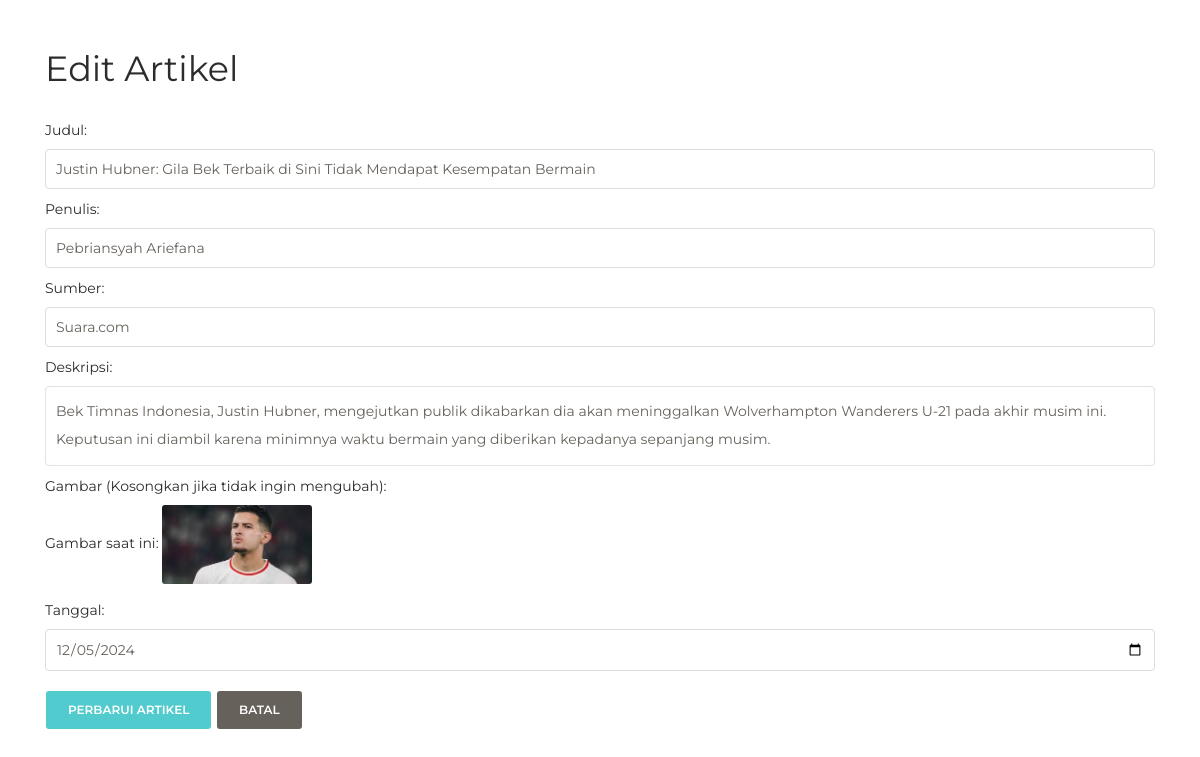
/edit.php?Id_Artikel=4, run on the app's committed database.
### tables this page shows
CREATE TABLE `berita` (
  `Id_Artikel` int UNSIGNED NOT NULL,
  `gambar` varchar(50) DEFAULT NULL,
  `deskripsi` text,
  `judul` varchar(250) DEFAULT NULL,
  `sumber` varchar(50) DEFAULT NULL,
  `penulis` varchar(50) DEFAULT NULL,
  `tanggal` date DEFAULT NULL
);

### edit.php (the view, shortened to what this page needs)
<?php
include "koneksi.php";
if (isset($_GET['Id_Artikel'])) {
    $id = $_GET['Id_Artikel'];
    $query = $conn->prepare("SELECT * FROM berita WHERE Id_Artikel = ?");
    $query->bind_param("i", $id);
    $query->execute();
    $result = $query->get_result();
    if ($result->num_rows == 1) {
        $row = $result->fetch_assoc();
        $judul = $row['judul'];
        $penulis = $row['penulis'];
        $sumber = $row['sumber'];
        $deskripsi = $row['deskripsi'];
        $gambar = $row['gambar'];
        $tanggal = $row['tanggal'];
    } else {
        echo "Artikel tidak ditemukan.";
        exit;
    }
} else {
    echo "ID artikel tidak tersedia.";
    exit;
}
?>
<!DOCTYPE html>
<html lang="en">
<head>
  <link href="https://maxcdn.bootstrapcdn.com/font-awesome/latest/css/font-awesome.min.css" rel="stylesheet">
  <link href="assets/css/bootstrap.min.css" rel="stylesheet" />
  <link href="assets/css/paper-dashboard.css?v=2.0.1" rel="stylesheet" />
  <link href="assets/demo/demo.css" rel="stylesheet" />
</head>
<body>
    <div class="container mt-5">
        <h2>Edit Artikel</h2>
        <form action="edit.php?Id_Artikel=<?php echo htmlspecialchars($id); ?>" method="POST" enctype="multipart/form-data">
            <div class="form-group">
                <label for="judul">Judul:</label>
                <input type="text" name="judul" id="judul" value="<?php echo htmlspecialchars($judul); ?>" class="form-control" required>
            </div>
            <div class="form-group">
                <label for="penulis">Penulis:</label>
                <input type="text" name="penulis" id="penulis" value="<?php echo htmlspecialchars($penulis); ?>" class="form-control" required>
            </div>
            <div class="form-group">
                <label for="sumber">Sumber:</label>
                <input type="text" name="sumber" id="sumber" value="<?php echo htmlspecialchars($sumber); ?>" class="form-control">
            </div>
            <div class="form-group">
                <label for="deskripsi">Deskripsi:</label>
                <textarea name="deskripsi" id="deskripsi" class="form-control" rows="4" required><?php echo htmlspecialchars($deskripsi); ?></textarea>
            </div>
            <div class="form-group">
                <label for="gambar">Gambar (Kosongkan jika tidak ingin mengubah):</label>
                <?php if ($gambar): ?>
                    <p>Gambar saat ini: <img src="uploads/<?php echo htmlspecialchars($gambar); ?>" alt="Gambar" width="150"></p>
                <?php endif; ?>
            </div>
            <div class="form-group">
                <label for="tanggal">Tanggal:</label>
                <input type="date" name="tanggal" id="tanggal" value="<?php echo htmlspecialchars($tanggal); ?>" class="form-control" required>
            </div>
            <div class="form-group">
                <button type="submit" class="btn btn-primary">Perbarui Artikel</button>
                <a href="dashboard.php" class="btn btn-secondary">Batal</a>
            </div>
        </form>
    </div>
</body>
</html>

### data on the page
berita: judul "Justin Hubner: Gila Bek Terbaik di Sini Tidak Mendapat Kesempatan Bermain", penulis "Pebriansyah Ariefana", sumber "Suara.com", deskripsi "Bek Timnas Indonesia, Justin Hubner, mengejutkan publik dikabarkan dia akan meninggalkan Wolverhampton Wanderers U-21 pada akhir musim ini. Keputusan ini diambil karena minimnya waktu bermain yang diberikan kepadanya sepanjang musim.", gambar (picture), tanggal "12/05/2024"
